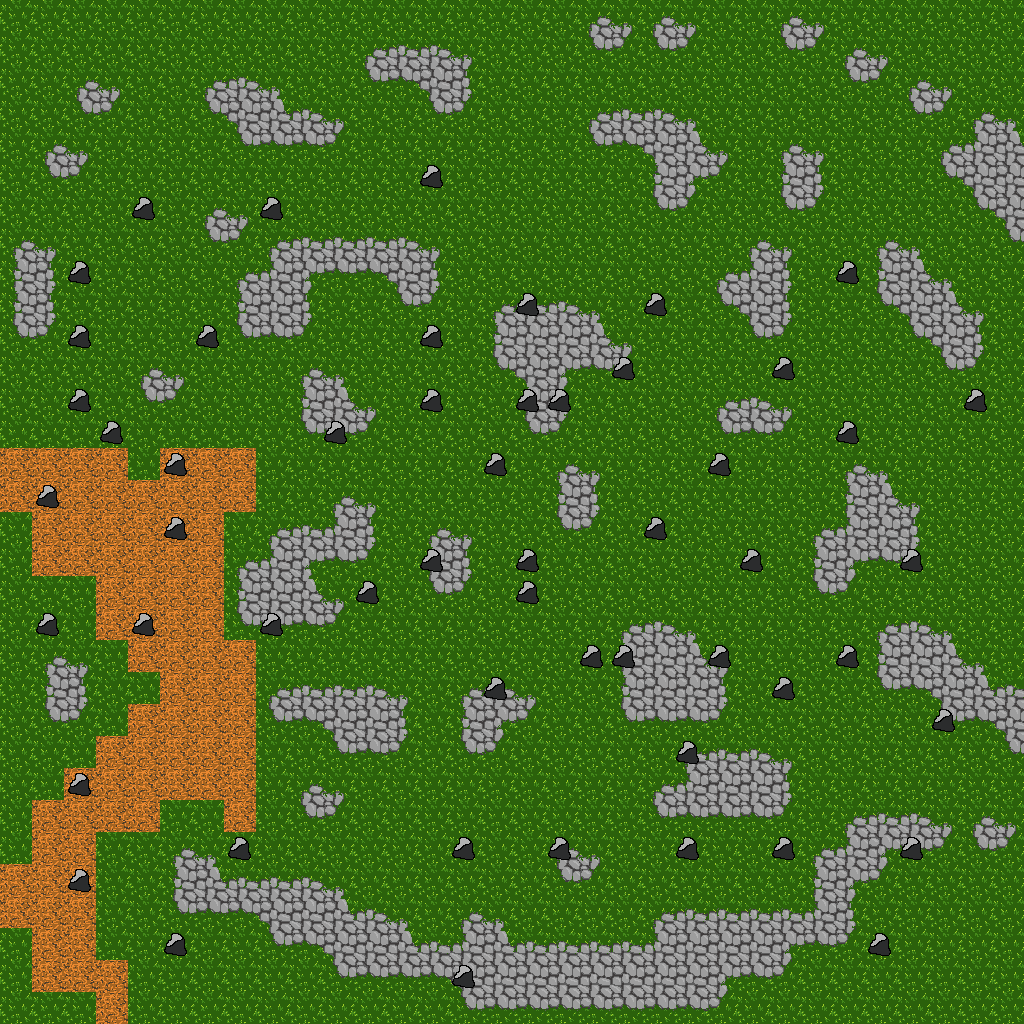

A level layout from a 2D game, rendered from its tile map. Below: a short description, then the map file with tile-grid data replaced by summaries:
An orthogonal 32x32 tile map with 32x32 px tiles, 3 tile layers (Tile Layer 1, Tile Layer 2, rocks) and 1 object.

<map version="1.0" orientation="orthogonal" renderorder="right-down" width="32" height="32" tilewidth="32" tileheight="32" nextobjectid="1">
 <tileset firstgid="1" name="tileset" tilewidth="32" tileheight="32" tilecount="64" columns="8">
  <image source="tileset.png" width="256" height="256" />
  <terraintypes>
   <terrain name="cobble" tile="-1" />
   <terrain name="grass" tile="20" />
  </terraintypes>
  <tile id="3">
   <objectgroup draworder="index">
    <object id="0" x="3.53125" y="4.65625" width="23.7812" height="24.2188" />
   </objectgroup>
  </tile>
  <tile id="8" terrain="1,1,1,0" />
  <tile id="9" terrain="1,1,0,0" />
  <tile id="10" terrain="1,1,0,1" />
  <tile id="11" terrain="0,0,0,1" />
  <tile id="12" terrain="0,0,1,1" />
  <tile id="13" terrain="0,0,1,0" />
  <tile id="16" terrain="1,0,1,0" />
  <tile id="17" terrain="0,0,0,0" />
  <tile id="18" terrain="0,1,0,1" />
  <tile id="19" terrain="0,1,0,1" />
  <tile id="20" terrain="1,1,1,1" />
  <tile id="21" terrain="1,0,1,0" />
  <tile id="24" terrain="1,0,1,1" />
  <tile id="25" terrain="0,0,1,1" />
  <tile id="26" terrain="0,1,1,1" />
  <tile id="27" terrain="0,1,0,0" />
  <tile id="28" terrain="1,1,0,0" />
  <tile id="29" terrain="1,0,0,0" />
 </tileset>
 <layer name="Tile Layer 1" width="32" height="32">
  <data>[1024 cells, 1024 non-empty, 18 distinct tile ids]</data>
 </layer>
 <layer name="Tile Layer 2" width="32" height="32">
  <data>[1024 cells, 76 non-empty, 1 distinct tile ids]</data>
 </layer>
 <layer name="rocks" width="32" height="32">
  <data>[1024 cells, 54 non-empty, 1 distinct tile ids]</data>
 </layer>
</map>